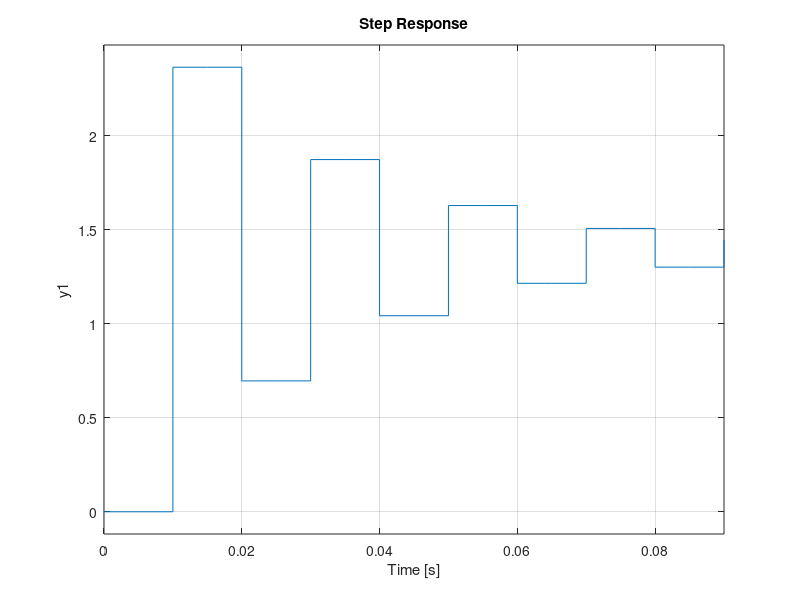

The MATLAB script that drew this image:
omega_n=0.84;
dzeta=8.4e-10;
k=3.35;
numerator = [k*omega_n*omega_n];
denominator = [1,2*dzeta*omega_n,omega_n*omega_n];
ts = 0.005;
sys_dyskretny = tf(numerator,denominator,ts);
step(sys_dyskretny)

